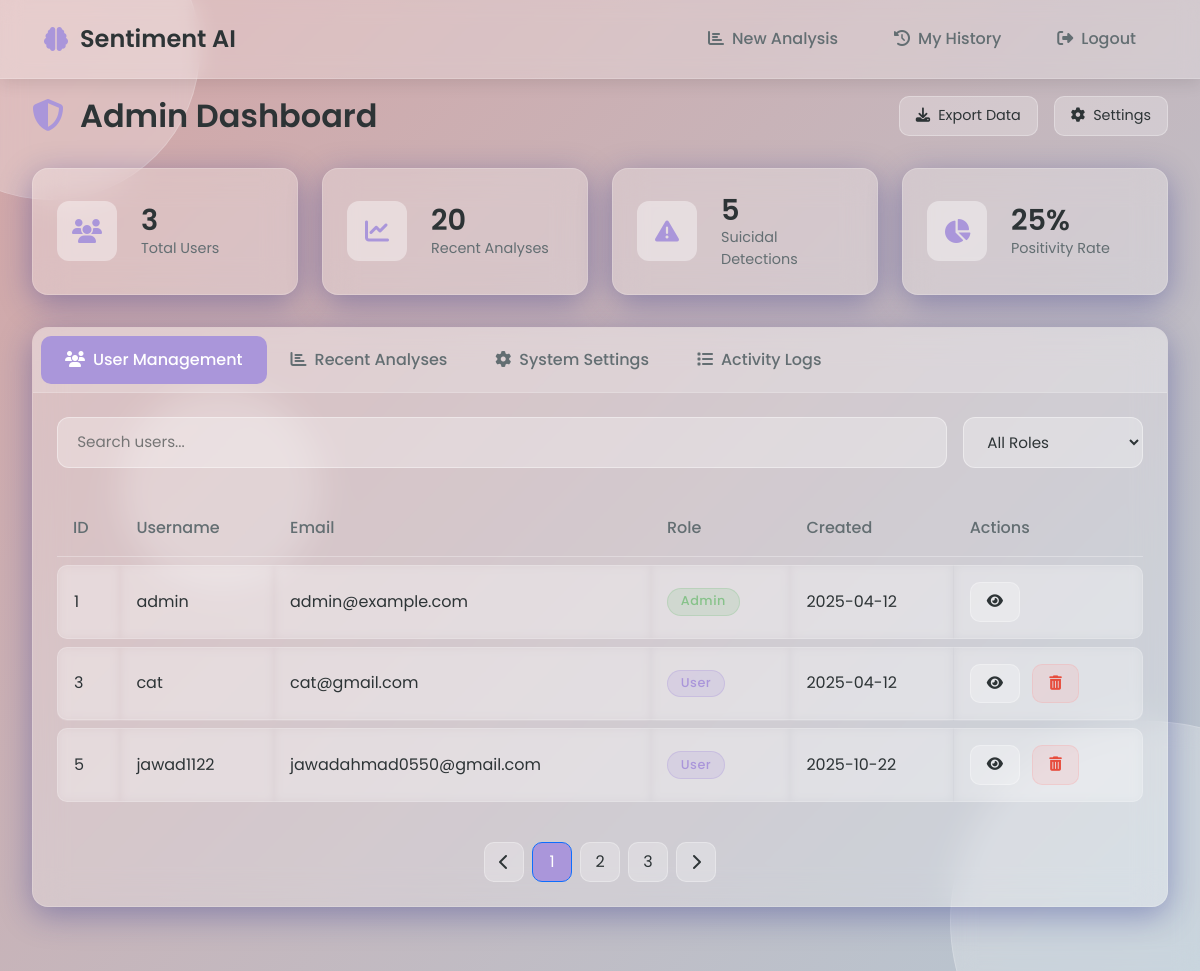
The page /admin (signed in) on the database its author committed.
### tables this page shows
CREATE TABLE users (
        id INTEGER PRIMARY KEY AUTOINCREMENT,
        username TEXT UNIQUE NOT NULL,
        password TEXT NOT NULL,
        email TEXT UNIQUE NOT NULL,
        role TEXT NOT NULL DEFAULT 'user',
        created_at TIMESTAMP DEFAULT CURRENT_TIMESTAMP
    );

### app.py (the view)
@app.route('/admin')
@login_required
@admin_required
def admin_panel():
    conn = sqlite3.connect('suicide_app.db')
    conn.row_factory = sqlite3.Row
    cursor = conn.cursor()
    cursor.execute("SELECT id, username, email, role, created_at FROM users")
    users = []
    for row in cursor.fetchall():
        user = dict(row)
        try:
            user['created_at'] = datetime.strptime(
                user['created_at'],
                '%Y-%m-%d %H:%M:%S'  # SQLite timestamp format
            )
        except ValueError as e:
            print(f"Error parsing date: {user['created_at']} - {str(e)}")
            user['created_at'] = None  # Handle invalid dates
        users.append(user)
    cursor.execute("""
        SELECT
            COUNT(*) as total,
            SUM(CASE WHEN prediction = 'Suicidal' THEN 1 ELSE 0 END) as suicidal_count,
            AVG(suicidal_prob) as avg_suicidal_prob
        FROM analysis_history
    """)
    stats = cursor.fetchone()
    cursor.execute("""
        SELECT
            a.id,
            a.prediction,
            a.suicidal_prob,
            a.non_suicidal_prob,
            a.translated_text,
            a.created_at,
            u.username
        FROM analysis_history a
        JOIN users u ON a.user_id = u.id
        ORDER BY a.created_at DESC
        LIMIT 20
    """)
    analyses = []
    for row in cursor.fetchall():
        analysis = dict(row)
        analysis['created_at'] = datetime.strptime(analysis['created_at'], '%Y-%m-%d %H:%M:%S')
        analyses.append(analysis)
    conn.close()
    return render_template('admin.html',
                         users=users,
                         stats=stats,
                         analyses=analyses)

### app.py (called while the page is built)
def login_required(f):
    @wraps(f)
    def decorated_function(*args, **kwargs):
        if 'user_id' not in session:
            flash('Please login to access this page')
            return redirect(url_for('login'))
        return f(*args, **kwargs)
    return decorated_function

def admin_required(f):
    @wraps(f)
    def decorated_function(*args, **kwargs):
        if 'user_id' not in session or session.get('role') != 'admin':
            flash('You do not have permission to access this page')
            return redirect(url_for('index'))
        return f(*args, **kwargs)
    return decorated_function

### templates/admin.html (shortened to what this page needs)
<!DOCTYPE html>
<html lang="en">
<head>
    <link href="https://cdn.jsdelivr.net/npm/bootstrap@5.3.0/dist/css/bootstrap.min.css" rel="stylesheet">
    <link rel="stylesheet" href="https://cdnjs.cloudflare.com/ajax/libs/font-awesome/6.4.0/css/all.min.css">
</head>
<body>
    <div class="glass-shape shape-1"></div>
    <div class="glass-shape shape-2"></div>
    <div class="glass-shape shape-3"></div>
    <nav class="navbar">
        <div class="container-fluid d-flex justify-content-between align-items-center">
            <a href="/" class="navbar-brand">
                <i class="fas fa-brain brand-icon"></i>
                Sentiment AI
            </a>
            <div class="nav-links">
                <a href="/" class="nav-link"><i class="fas fa-chart-bar me-2"></i>New Analysis</a>
                <a href="/user_history" class="nav-link"><i class="fas fa-history me-2"></i>My History</a>
                <a href="/logout" class="nav-link"><i class="fas fa-sign-out-alt me-2"></i>Logout</a>
            </div>
        </div>
    </nav>
    <div class="admin-container">
        <div class="admin-header">
            <h1 class="admin-title"><i class="fas fa-shield-alt me-3" style="color: var(--accent);"></i>Admin Dashboard</h1>
            <div class="admin-actions">
                <button class="btn-action"><i class="fas fa-download me-2"></i>Export Data</button>
                <button class="btn-action"><i class="fas fa-cog me-2"></i>Settings</button>
            </div>
        </div>
        <div class="stats-row">
            <div class="stat-card">
                <div class="stat-icon">
                    <i class="fas fa-users"></i>
                </div>
                <div class="stat-content">
                    <h2 class="stat-number">{{ users|length }}</h2>
                    <p class="stat-label">Total Users</p>
                </div>
            </div>
            <div class="stat-card">
                <div class="stat-icon">
                    <i class="fas fa-chart-line"></i>
                </div>
                <div class="stat-content">
                    <h2 class="stat-number">{{ analyses|length }}</h2>
                    <p class="stat-label">Recent Analyses</p>
                </div>
            </div>
            <div class="stat-card">
                <div class="stat-icon">
                    <i class="fas fa-exclamation-triangle"></i>
                </div>
                <div class="stat-content">
                    <h2 class="stat-number">{{ analyses|selectattr('prediction', 'equalto', 'Suicidal')|list|length }}</h2>
                    <p class="stat-label">Suicidal Detections</p>
                </div>
            </div>
            <div class="stat-card">
                <div class="stat-icon">
                    <i class="fas fa-chart-pie"></i>
                </div>
                <div class="stat-content">
                    <h2 class="stat-number">
                        {% set suicidal_count = analyses|selectattr('prediction', 'equalto', 'Suicidal')|list|length %}
                        {% set total = analyses|length %}
                        {% if total > 0 %}
                            {{ (suicidal_count / total * 100)|round|int }}%
                        {% else %}
                            0%
                        {% endif %}
                    </h2>
                    <p class="stat-label">Positivity Rate</p>
                </div>
            </div>
        </div>
        <div class="tab-container">
            <div class="tab-header">
                <button class="tab-btn active" onclick="switchTab('users')"><i class="fas fa-users me-2"></i>User Management</button>
                <button class="tab-btn" onclick="switchTab('analyses')"><i class="fas fa-chart-bar me-2"></i>Recent Analyses</button>
                <button class="tab-btn" onclick="switchTab('settings')"><i class="fas fa-cog me-2"></i>System Settings</button>
                <button class="tab-btn" onclick="switchTab('logs')"><i class="fas fa-list me-2"></i>Activity Logs</button>
            </div>
            <div class="tab-body">
                <div id="users-tab" class="tab-content active">
                    <div class="search-container">
                        <input type="text" class="search-input" placeholder="Search users...">
                        <select class="filter-select">
                            <option value="all">All Roles</option>
                        </select>
                    </div>
                    <div class="table-responsive">
                        <table class="admin-table">
                            <thead>
                                <tr>
                                    <th>ID</th>
                                    <th>Username</th>
                                    <th>Email</th>
                                    <th>Role</th>
                                    <th>Created</th>
                                    <th>Actions</th>
                                </tr>
                            </thead>
                            <tbody>
                                {% for user in users %}
                                <tr>
                                    <td>{{ user.id }}</td>
                                    <td>{{ user.username }}</td>
                                    <td>{{ user.email }}</td>
                                    <td>
                                        {% if user.role == 'admin' %}
                                        <span class="badge badge-admin">Admin</span>
                                        {% else %}
                                        <span class="badge badge-user">User</span>
                                        {% endif %}
                                    </td>
                                    <td>
                                        {% if user.created_at %}
                                            {{ user.created_at.strftime('%Y-%m-%d') }}
                                        {% else %}
                                            N/A
                                        {% endif %}
                                    </td>
                                    <td>
                                        <button class="btn-action btn-view"><i class="fas fa-eye"></i></button>
                                        {% if user.role != 'admin' %}
                                        <form action="/admin/delete_user/{{ user.id }}" method="POST"
                                              style="display:inline"
                                              onsubmit="return confirm('Are you sure you want to delete this user?')">
                                            <button type="submit" class="btn-action btn-delete">
                                                <i class="fas fa-trash-alt"></i>
                                            </button>
                                        </form>
                                        {% endif %}
                                    </td>
                                </tr>
                                {% endfor %}
                            </tbody>
                        </table>
                    </div>
                    <div class="pagination">
                        <a href="#" class="page-link"><i class="fas fa-chevron-left"></i></a>
                        <a href="#" class="page-link active">1</a>
                        <a href="#" class="page-link">2</a>
                        <a href="#" class="page-link">3</a>
                        <a href="#" class="page-link"><i class="fas fa-chevron-right"></i></a>
                    </div>
                </div>
            </div>
        </div>
    </div>
</body>
</html>

### rows shown on the page
users: id "1", username "admin", email "admin@example.com", role "Admin", created_at "2025-04-12"
users: id "3", username "cat", email "cat@gmail.com", role "User", created_at "2025-04-12"
users: id "5", username "jawad1122", email "jawadahmad0550@gmail.com", role "User", created_at "2025-10-22"

### other values the page prints
{{ users|length }} "3"
{{ analyses|length }} "20"
{{ analyses|selectattr('prediction', 'equalto', 'Suicidal')|list|length }} "5"
{{ (suicidal_count / total * 100)|round|int }} "25"
